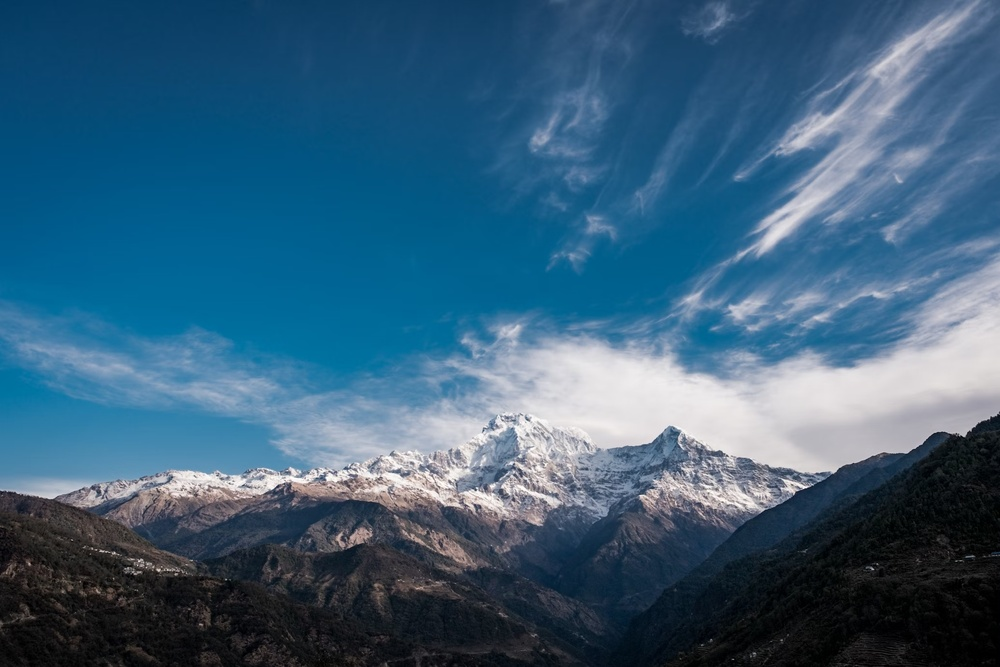
#> input picture AP/AP3/Images/HighResolutionImageWithSky.jpg, 1000 x 667 px, shrunk from 2070 x 1380 before the run
$ python -i canny.py   (imports and definitions only)   (older library calls are emulated)
#> lines starting #> are read from the running program, lines starting #| are printed output that depends on the picture
#> further down, picture is the input picture: shape (667, 1000, 3); mean B, G, R 122.4, 95.6, 57.1
import cv2
import numpy as np


def Grayscale(image):
    # here I just convert the image to grayscale
    return cv2.cvtColor(image, cv2.COLOR_BGR2GRAY)
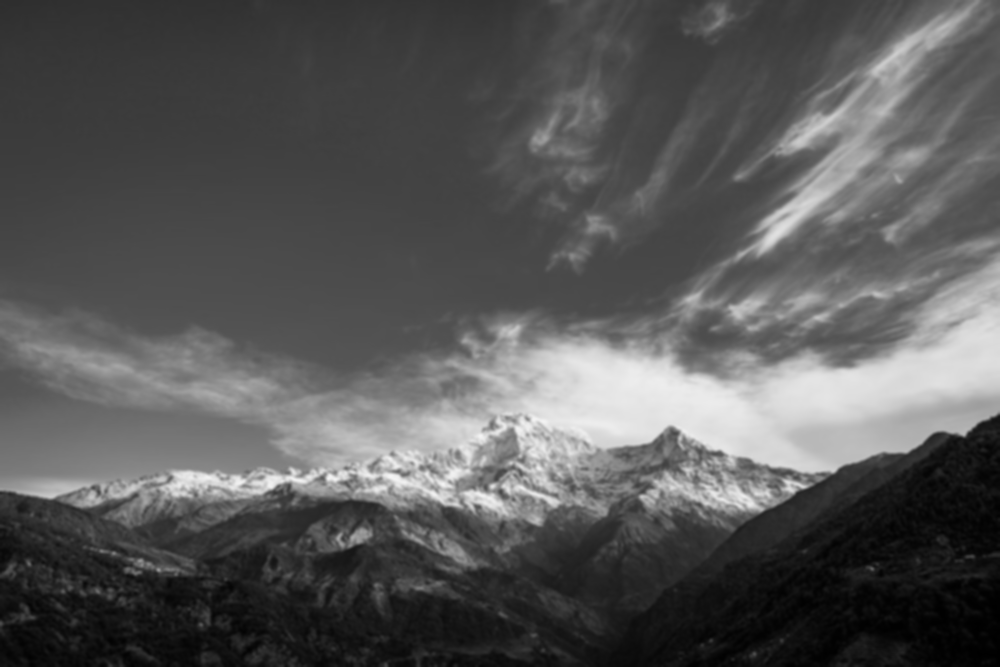
#> returned value: shape (667, 1000); min 0, max 245, mean 87.1


def GaussianBlur(image):
    # gaussian blur to reduce the noise in it
    return cv2.GaussianBlur(image, (5, 5), 1.4)


def SobelFilter(image):
    # computing gradients using sobel filter which we've already seen
    image = Grayscale(GaussianBlur(image))
    G_x = cv2.Sobel(image, cv2.CV_64F, 1, 0, ksize=3)
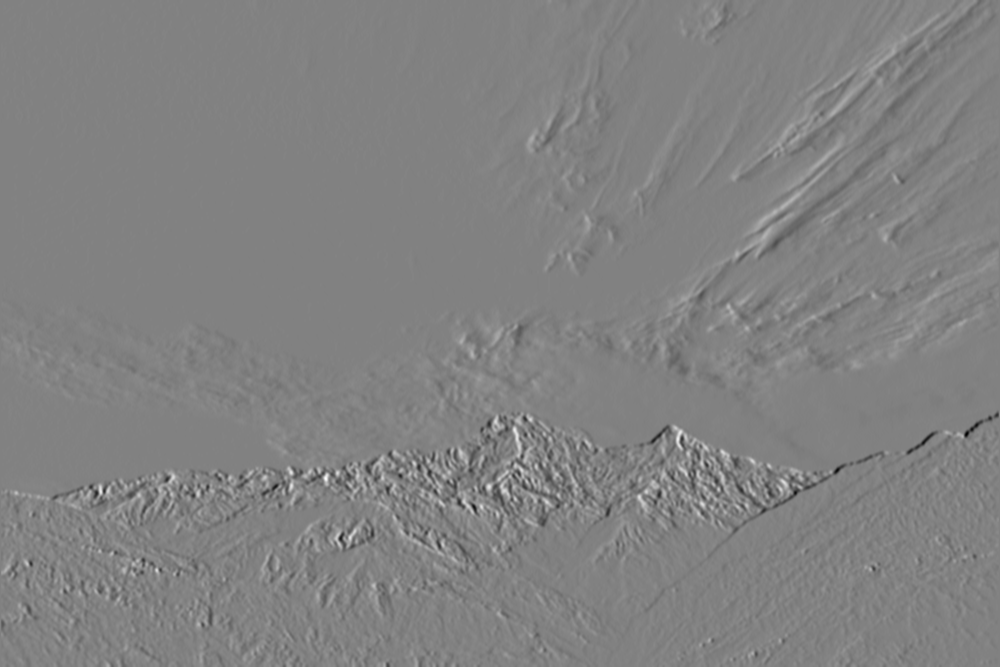
#> G_x: shape (667, 1000) float64; min -300, max 289, mean 0.2; drawn with min black and max white
    G_y = cv2.Sobel(image, cv2.CV_64F, 0, 1, ksize=3)
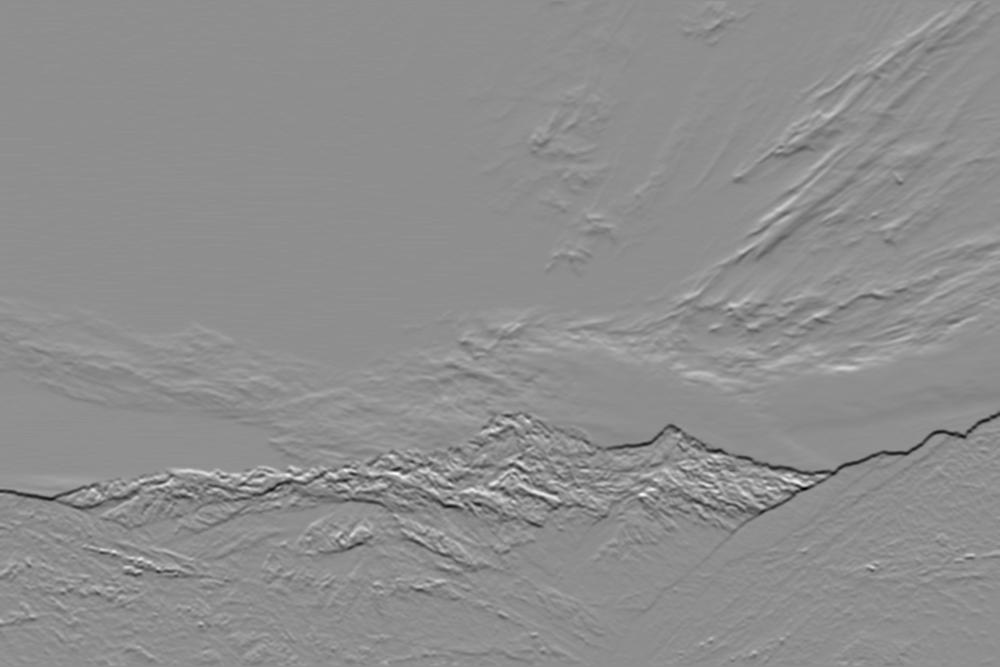
#> G_y: shape (667, 1000) float64; min -388, max 306, mean -0.5; drawn with min black and max white

    convolved = np.sqrt(np.square(G_x) + np.square(G_y))
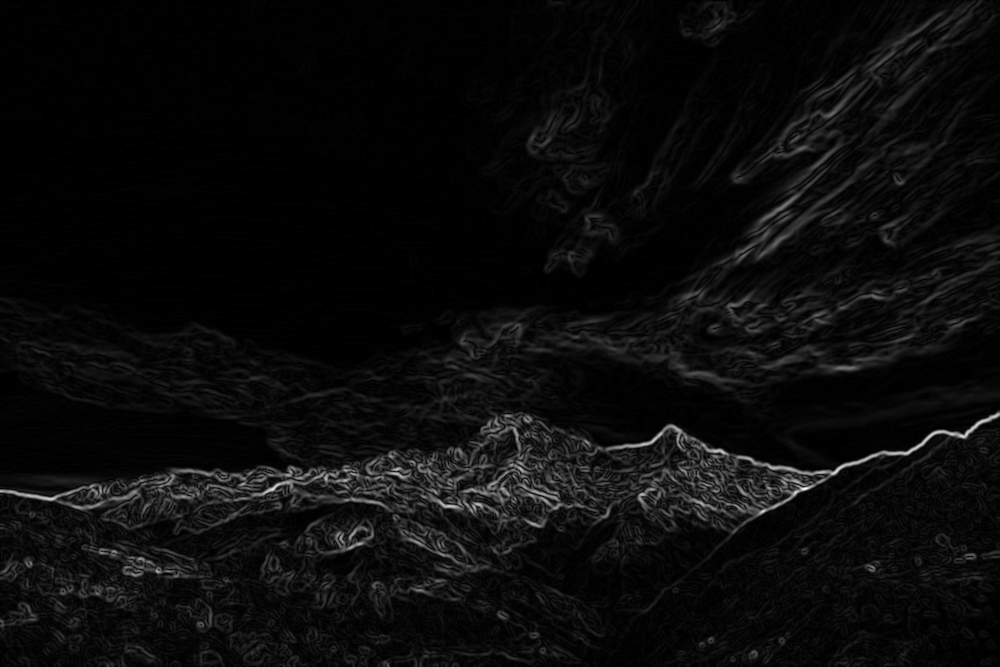
#> convolved: shape (667, 1000) float64; min 0, max 404.8, mean 18.3; drawn with min black and max white
    convolved = np.clip((convolved / convolved.max()) * 255, 0, 255).astype('uint8')

    angles = np.rad2deg(np.arctan2(G_y, G_x)) % 180
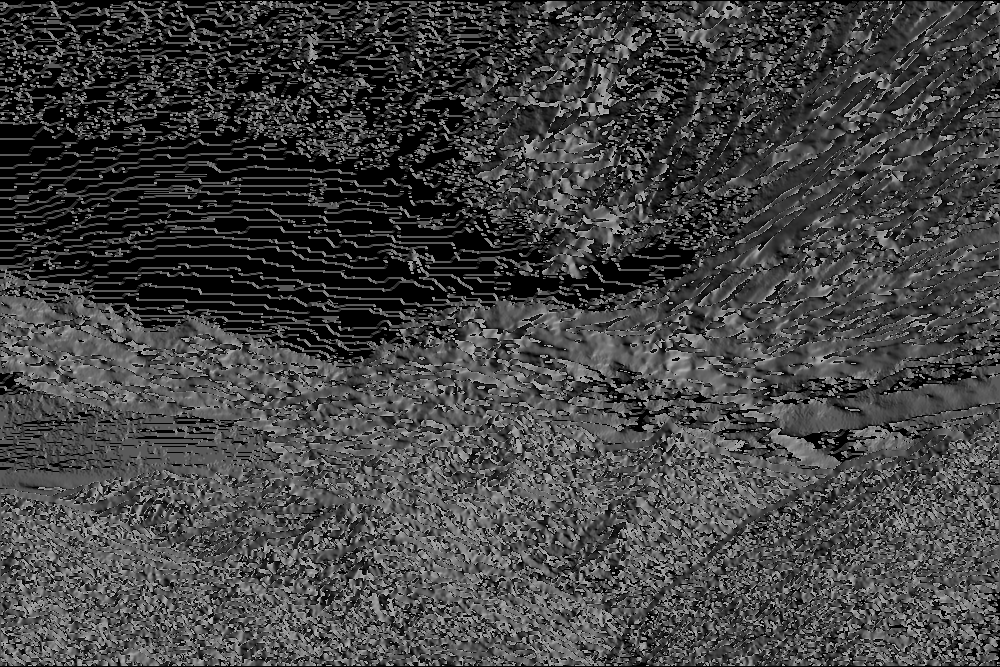
#> angles: shape (667, 1000) float64; min 0, max 179.7, mean 67.5
    return convolved, angles


# [55 lines left out: functions non_maximum_suppression, double_threshold_hysteresis, Canny, not called in this run]

>>> import cv2
>>> picture = cv2.imread('../AP/AP3/Images/HighResolutionImageWithSky.jpg')
>>> result = SobelFilter(picture)

$ run again, on AP/AP3/Images/Pawawo.jpg
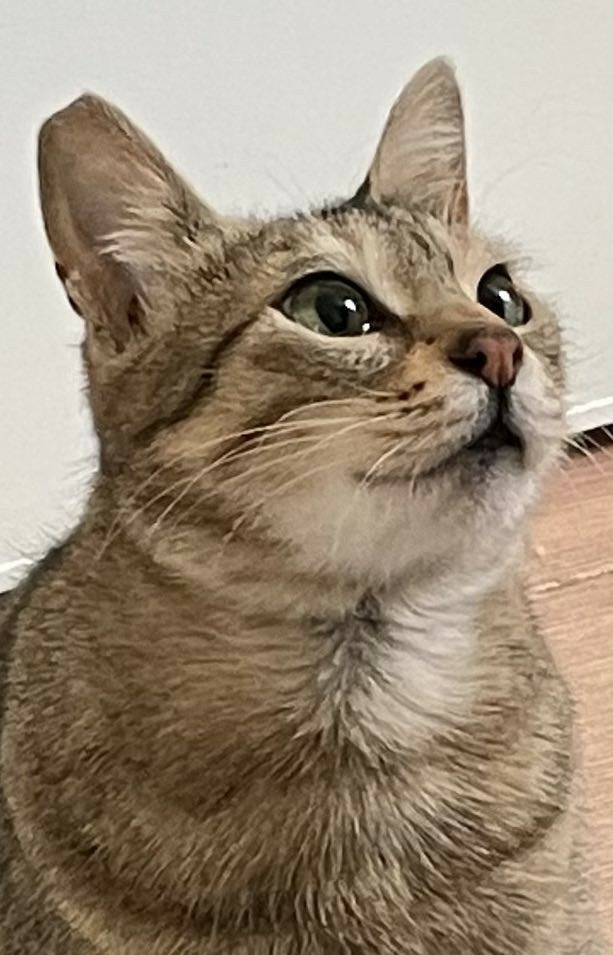
#> input picture AP/AP3/Images/Pawawo.jpg, 613 x 955 px
#> picture is the input picture: shape (955, 613, 3); mean B, G, R 117.9, 137.7, 153.1
#> in SobelFilter, `convolved = np.sqrt(np.square(G_x) + np.square(G_y))`:
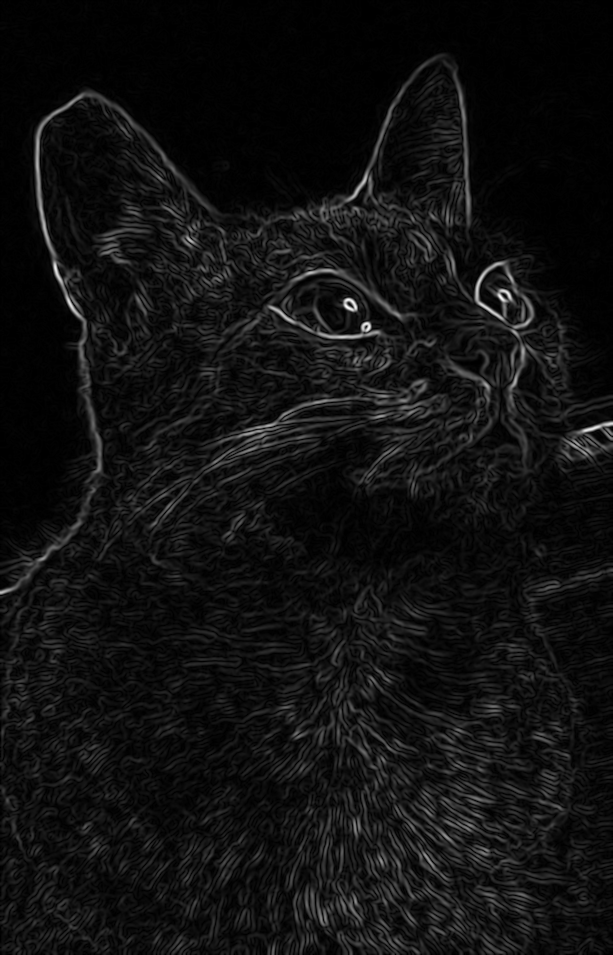
#> convolved: shape (955, 613) float64; min 0, max 517.7, mean 34.9; drawn with min black and max white
#> in SobelFilter, `angles = np.rad2deg(np.arctan2(G_y, G_x)) % 180`:
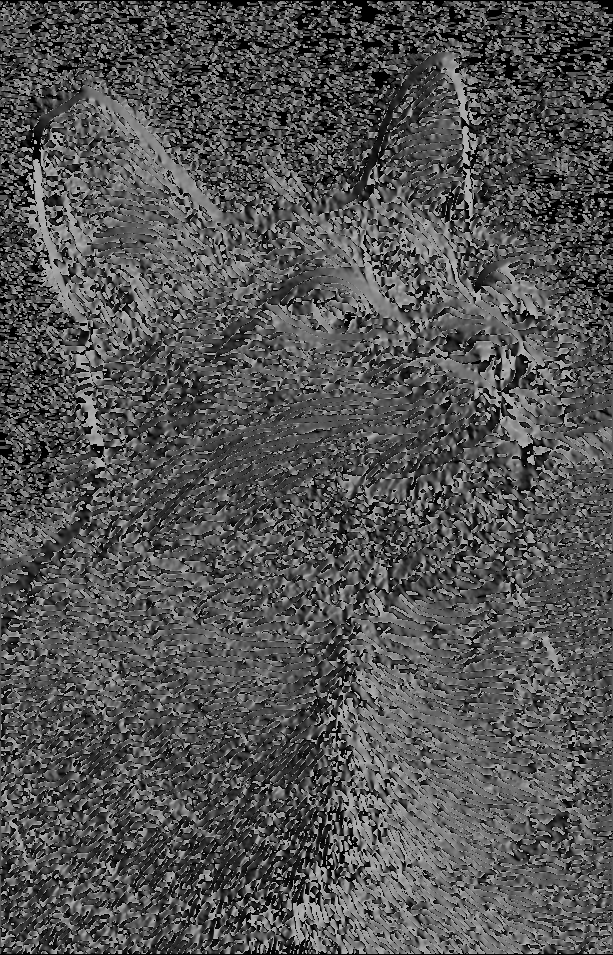
#> angles: shape (955, 613) float64; min 0, max 179.9, mean 83.5
